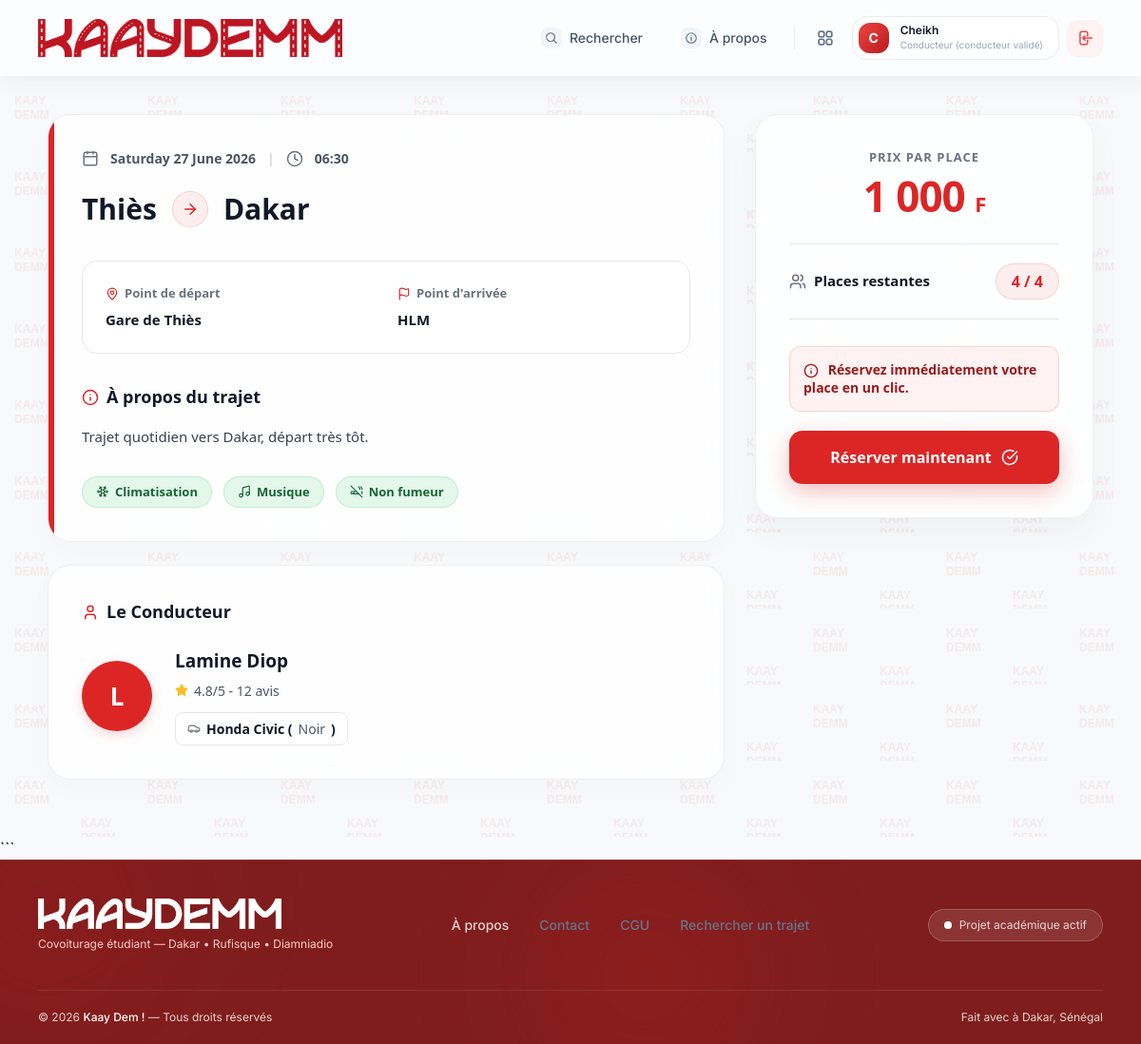
/public/trajets/detail/4 (signed in), run on the app's committed database.
### tables this page shows
CREATE TABLE trajets (
    id INT AUTO_INCREMENT PRIMARY KEY,
    conducteur_id INT NOT NULL,
    vehicule_id INT NOT NULL,
    ville_depart VARCHAR(100) NOT NULL,
    point_depart VARCHAR(150) NULL,
    ville_arrivee VARCHAR(100) NOT NULL,
    point_arrivee VARCHAR(150) NULL,
    date_trajet DATE NOT NULL,
    heure_depart TIME NOT NULL,
    prix_par_place DECIMAL(10, 2) NOT NULL,
    places_disponibles INT NOT NULL,
    places_totales INT NOT NULL,
    description TEXT NULL,
    climatisation BOOLEAN DEFAULT FALSE,
    musique BOOLEAN DEFAULT TRUE,
    fumeur BOOLEAN DEFAULT FALSE,
    statut ENUM('planifie', 'en_cours', 'termine', 'annule') DEFAULT 'planifie',
    date_creation DATETIME DEFAULT CURRENT_TIMESTAMP,
    FOREIGN KEY (conducteur_id) REFERENCES utilisateurs(id) ON DELETE CASCADE,
    FOREIGN KEY (vehicule_id) REFERENCES vehicules(id) ON DELETE RESTRICT
);

CREATE TABLE utilisateurs (
    id INT AUTO_INCREMENT PRIMARY KEY,
    nom VARCHAR(100) NOT NULL,
    prenom VARCHAR(100) NOT NULL,
    email VARCHAR(150) NOT NULL UNIQUE,
    telephone VARCHAR(20) NOT NULL,
    mot_de_passe VARCHAR(255) NOT NULL,
    photo_profil VARCHAR(255) DEFAULT 'default-avatar.png',
    role ENUM('passager', 'conducteur', 'admin') DEFAULT 'passager',
    est_conducteur_valide BOOLEAN DEFAULT FALSE,
    date_inscription DATETIME DEFAULT CURRENT_TIMESTAMP,
    statut ENUM('actif', 'suspendu') DEFAULT 'actif'
);

CREATE TABLE vehicules (
    id INT AUTO_INCREMENT PRIMARY KEY,
    conducteur_id INT NOT NULL,
    marque VARCHAR(50) NOT NULL,
    modele VARCHAR(50) NOT NULL,
    couleur VARCHAR(30) NOT NULL,
    immatriculation VARCHAR(20) NOT NULL,
    nombre_places INT NOT NULL DEFAULT 4,
    date_ajout DATETIME DEFAULT CURRENT_TIMESTAMP,
    FOREIGN KEY (conducteur_id) REFERENCES utilisateurs(id) ON DELETE CASCADE
);

### app/views/trajets/detail.php (the view, shortened to what the rows shown need)
<div style="
    min-height: 100vh;
    padding: 40px 20px;
    box-sizing: border-box;
    background-color: #f7f9fa;
    background-repeat: repeat;
    font-family: system-ui, -apple-system, sans-serif;
">
    <div style="max-width: 1100px; margin: 0 auto; display: grid; grid-template-columns: 2fr 1fr; gap: 32px;">
        <div>
            <div class="glass-panel" style="
                margin-bottom: 24px;
                position: relative;
                overflow: hidden;
                padding: 35px;
                border-radius: 24px;
                background: rgba(255, 255, 255, 0.85);
                backdrop-filter: blur(14px);
                -webkit-backdrop-filter: blur(14px);
                border: 1px solid rgba(229, 231, 235, 0.6);
                box-shadow: 0 10px 30px rgba(0,0,0,0.02);
            ">
                <div style="position: absolute; top: 0; left: 0; bottom: 0; width: 6px; background: #dc2626;"></div>
                <div style="display: flex; align-items: center; gap: 12px; margin-bottom: 20px; color: #4b5563; font-size: 14px; font-weight: 600;">
                    <i data-lucide="calendar" width="18" height="18" style="color: #6b7280;"></i> <?= date('l d F Y', strtotime($trajet->date_trajet)) ?>
                    <span style="color:#d1d5db;">|</span>
                    <i data-lucide="clock" width="18" height="18" style="color: #6b7280;"></i> <?= substr($trajet->heure_depart, 0, 5) ?>
                </div>
                <h1 style="font-size: 30px; font-weight: 800; color: #111827; margin: 0 0 32px 0; display: flex; align-items: center; gap: 16px;">
                    <?= htmlspecialchars($trajet->ville_depart) ?>
                    <div style="width: 38px; height: 38px; background: rgba(220, 38, 38, 0.08); color: #dc2626; border-radius: 50%; display: flex; align-items: center; justify-content: center; border: 1px solid rgba(220, 38, 38, 0.15);">
                        <i data-lucide="arrow-right" width="18" height="18"></i>
                    </div>
                    <?= htmlspecialchars($trajet->ville_arrivee) ?>
                </h1>
                <div style="display: grid; grid-template-columns: 1fr 1fr; gap: 24px; padding: 24px; background: white; border-radius: 16px; border: 1px solid #e5e7eb; margin-bottom: 32px;">
                    <div>
                        <div style="font-size: 13px; color: #6b7280; font-weight: 600; margin-bottom: 6px; display: flex; align-items: center; gap: 6px;">
                            <i data-lucide="map-pin" width="14" height="14" style="color:#dc2626;"></i> Point de départ
                        </div>
                        <div style="font-weight: 700; color: #111827; font-size: 15px;"><?= htmlspecialchars($trajet->point_depart ?: 'À définir avec le conducteur') ?></div>
                    </div>
                    <div>
                        <div style="font-size: 13px; color: #6b7280; font-weight: 600; margin-bottom: 6px; display: flex; align-items: center; gap: 6px;">
                            <i data-lucide="flag" width="14" height="14" style="color:#dc2626;"></i> Point d'arrivée
                        </div>
                        <div style="font-weight: 700; color: #111827; font-size: 15px;"><?= htmlspecialchars($trajet->point_arrivee ?: 'À définir avec le conducteur') ?></div>
                    </div>
                </div>
                <h3 style="font-size: 18px; font-weight: 800; color: #111827; margin: 0 0 16px 0; display: flex; align-items: center; gap: 8px;">
                    <i data-lucide="info" width="18" height="18" style="color:#dc2626;"></i> À propos du trajet
                </h3>
                <p style="color: #374151; font-size: 15px; margin: 0 0 28px 0; line-height: 1.7;"><?= nl2br(htmlspecialchars($trajet->description ?: 'Aucune description spécifique fournie par le conducteur.')) ?></p>
                <div style="display: flex; gap: 12px; flex-wrap: wrap;">
                    <?php if($trajet->climatisation): ?>
                        <span style="display: inline-flex; align-items: center; gap: 6px; padding: 6px 14px; border-radius: 50px; font-size: 13px; font-weight: 700; background: rgba(34,197,94,0.12); color: #166534; border: 1px solid rgba(34,197,94,0.2);"><i data-lucide="snowflake" width="14" height="14"></i> Climatisation</span>
                    <?php endif; ?>
                    <?php if($trajet->musique): ?>
                        <span style="display: inline-flex; align-items: center; gap: 6px; padding: 6px 14px; border-radius: 50px; font-size: 13px; font-weight: 700; background: rgba(34,197,94,0.12); color: #166534; border: 1px solid rgba(34,197,94,0.2);"><i data-lucide="music" width="14" height="14"></i> Musique</span>
                    <?php endif; ?>
                    <?php if($trajet->fumeur): ?>
                        <span style="display: inline-flex; align-items: center; gap: 6px; padding: 6px 14px; border-radius: 50px; font-size: 13px; font-weight: 700; background: rgba(245,158,11,0.12); color: #92400e; border: 1px solid rgba(245,158,11,0.2);"><i data-lucide="cigarette" width="14" height="14"></i> Fumeur toléré</span>
                    <?php else: ?>
                        <span style="display: inline-flex; align-items: center; gap: 6px; padding: 6px 14px; border-radius: 50px; font-size: 13px; font-weight: 700; background: rgba(34,197,94,0.12); color: #166534; border: 1px solid rgba(34,197,94,0.2);"><i data-lucide="cigarette-off" width="14" height="14"></i> Non fumeur</span>
                    <?php endif; ?>
                </div>
            </div>
            <div class="glass-panel" style="
                padding: 35px;
                border-radius: 24px;
                background: rgba(255, 255, 255, 0.85);
                backdrop-filter: blur(14px);
                -webkit-backdrop-filter: blur(14px);
                border: 1px solid rgba(229, 231, 235, 0.6);
                box-shadow: 0 10px 30px rgba(0,0,0,0.02);
            ">
                <h3 style="font-size: 18px; font-weight: 800; color: #111827; margin: 0 0 24px 0; display: flex; align-items: center; gap: 8px;">
                    <i data-lucide="user" width="18" height="18" style="color:#dc2626;"></i> Le Conducteur
                </h3>
                <div style="display: flex; align-items: center; gap: 24px;">
                    <div style="width: 74px; height: 74px; background: #dc2626; color: white; border-radius: 50%; display: flex; align-items: center; justify-content: center; font-weight: 700; font-size: 26px; box-shadow: 0 4px 12px rgba(220,38,38,0.2);">
                        <?= strtoupper(substr($trajet->conducteur_prenom, 0, 1)) ?>
                    </div>
                    <div>
                        <h4 style="font-size: 19px; font-weight: 800; color: #111827; margin: 0 0 6px 0;"><?= htmlspecialchars($trajet->conducteur_prenom . ' ' . $trajet->conducteur_nom) ?></h4>
                        <div style="color: #4b5563; font-size: 14px; margin-bottom: 12px; display:flex; align-items:center; gap:6px; font-weight: 500;">
                            <i data-lucide="star" width="14" height="14" style="color:#fbbf24; fill:#fbbf24;"></i> 4.8/5 - 12 avis
                        </div>
                        <div style="font-size: 14px; color: #111827; font-weight: 600;">
                            <div style="background: white; padding: 6px 12px; border-radius: 8px; border: 1px solid #e5e7eb; display: inline-flex; align-items: center; gap: 6px;">
                                <i data-lucide="car" width="14" height="14" style="color:#6b7280;"></i>
                                <?= htmlspecialchars($trajet->marque . ' ' . $trajet->modele) ?> (<span style="color:#4b5563; font-weight: 500;"><?= htmlspecialchars($trajet->couleur) ?></span>)
                            </div>
                        </div>
                    </div>
                </div>
            </div>
        </div>
        <div>
            <div class="glass-panel" style="
                position: sticky;
                top: 40px;
                padding: 35px;
                border-radius: 24px;
                background: rgba(255, 255, 255, 0.88);
                backdrop-filter: blur(16px);
                -webkit-backdrop-filter: blur(16px);
                border: 1px solid rgba(229, 231, 235, 0.6);
                box-shadow: 0 15px 35px rgba(0,0,0,0.04);
            ">
                <div style="text-align: center; margin-bottom: 28px;">
                    <div style="font-size: 13px; color: #6b7280; font-weight: 700; text-transform: uppercase; letter-spacing: 1px; margin-bottom: 8px;">Prix par place</div>
                    <div style="font-size: 44px; font-weight: 900; color: #dc2626; line-height: 1; letter-spacing: -1px;">
                        <?= number_format($trajet->prix_par_place, 0, ',', ' ') ?> <span style="font-size:22px; font-weight: 700;">F</span>
                    </div>
                </div>
                <div style="display: flex; justify-content: space-between; align-items: center; padding: 20px 0; border-top: 1px solid #e5e7eb; border-bottom: 1px solid #e5e7eb; margin-bottom: 28px;">
                    <span style="font-weight: 700; color: #111827; font-size: 15px; display:flex; align-items:center; gap:8px;">
                        <i data-lucide="users" width="18" height="18" style="color:#6b7280;"></i> Places restantes
                    </span>
                    <span style="background: rgba(220,38,38,0.08); color: #dc2626; border: 1px solid rgba(220,38,38,0.15); padding: 6px 16px; border-radius: 50px; font-weight: 800; font-size: 16px;">
                        <?= $trajet->places_disponibles ?> / <?= $trajet->places_totales ?>
                    </span>
                </div>
                <?php if(isset($_SESSION['user_id'])): ?>
                    <?php if($_SESSION['user_id'] == $trajet->conducteur_id): ?>
                        <button style="width: 100%; height: 54px; background: #f3f4f6; color: #9ca3af; border: 1px solid #e5e7eb; border-radius: 14px; font-weight: 700; font-size: 15px; display: flex; align-items: center; justify-content: center; gap: 8px;" disabled>
                            <i data-lucide="lock" width="16" height="16"></i> C'est votre trajet
                        </button>
                    <?php else: ?>
                        <div style="background: #fef2f2; border: 1px solid rgba(220,38,38,0.15); border-radius: 12px; padding: 14px; margin-bottom: 20px; color: #991b1b; font-size: 14px; font-weight: 600; line-height: 1.4;">
                            <i data-lucide="info" width="16" height="16" style="display:inline; margin-right:6px; vertical-align: middle;"></i>
                            Réservez immédiatement votre place en un clic.
                        </div>
                        <a href="<?= BASE_URL ?>index.php?url=passager/reserver/<?= $trajet->id ?>" style="display: inline-flex; align-items: center; justify-content: center; width: 100%; height: 56px; font-size: 16px; font-weight: 700; border: 0; border-radius: 14px; background: #dc2626; color: white; box-shadow: 0 8px 24px rgba(220, 38, 38, 0.3); text-decoration: none; cursor: pointer; transition: background 0.2s;" onmouseover="this.style.background='#b91c1c'" onmouseout="this.style.background='#dc2626'">
                            Réserver maintenant <i data-lucide="check-circle" style="margin-left: 10px;" width="18" height="18"></i>
                        </a>
                    <?php endif; ?>
                <?php endif; ?>
            </div>
        </div>
    </div>
</div>
```

### app/core/Router.php (shortened to what the rows shown need)
<?php
class Router {
    protected $routes = [];
    public function add($method, $uri, $controller, $action) {
        $uriPattern = preg_replace('/\{([a-zA-Z0-9_]+)\}/', '(?P<\1>[a-zA-Z0-9_-]+)', $uri);
        $uriPattern = '#^' . $uriPattern . '$#';
        $this->routes[] = [
            'method' => strtoupper($method),
            'uri' => $uri,
            'pattern' => $uriPattern,
            'controller' => $controller,
            'action' => $action
        ];
    }
    public function dispatch($uri, $method) {
        if (!empty($_GET['url'])) {
            $uri = '/' . trim($_GET['url'], '/');
        } else {
            $uri = parse_url($uri, PHP_URL_PATH);
        }
        $uri = '/' . trim($uri, '/');
        $uri = $uri === '/' ? '/' : $uri;
        foreach ($this->routes as $route) {
            if ($route['method'] === $method && preg_match($route['pattern'], $uri, $matches)) {
                $action = $route['action'];
                $controller = new $controllerClass();
                $params = [];
                foreach ($matches as $key => $value) {
                    if (is_string($key)) {
                        $params[$key] = $value;
                    }
                }
                call_user_func_array([$controller, $action], $params);
                return;
            }
        }
    }
}

### data on the page
trajets: date_trajet "Saturday 27 June 2026", heure_depart "06:30", ville_depart "Thiès", ville_arrivee "Dakar", point_depart "Gare de Thiès", point_arrivee "HLM", description "Trajet quotidien vers Dakar, départ très tôt.", climatisation 1 (drawn), musique 1 (drawn), fumeur 0 (drawn), conducteur.prenom "L", conducteur.nom "Lamine Diop", vehicule.modele "Honda Civic", vehicule.couleur "Noir", prix_par_place "1 000", places_disponibles "4", places_totales "4"
